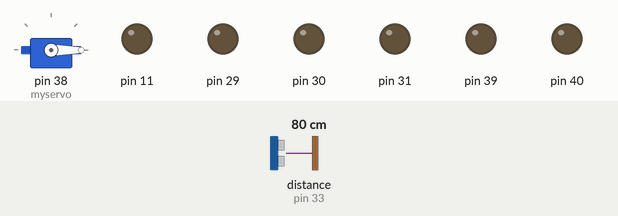
The sketch below on a simulated Arduino Mega 2560, built with avr-gcc and run on an emulated ATmega2560. Shown: servo, output pins drawn as LEDs (lit = HIGH). The inputs (shaded band) are chosen by the test bench; at power-on: distance to the obstacle (sensor on pin 33) 80 cm. The echo pulse lasts 58.3 µs per cm; pins used as bus, display or sensor lines are not drawn.

Above: at 0.1 s.
At 63.8 s:
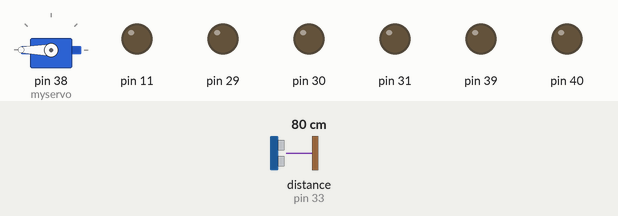
Timing chart, 0 to 65.8 s (numbered marks = the images above):
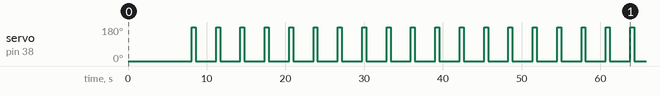

The sketch:

ECGR_5196_Lab8_Part2New.ino
```cpp
//*******************************************************************
// This program will allow the robot to find the closest object to  *
// the robot. The robot will then drive towards the object once     *
// detected. It will then stop as close as possible to the object   *
// without coming in contact with the object.                       *
//                                                                  *
//                                                                  *
//                                                                  *
// Kendall Britton, 2022-04-04                                      *
//*******************************************************************

#include <Servo.h>
#include "SimpleRSLK.h"

Servo myservo;  // create servo object to control a servo
                // a maximum of eight servo objects can be created

#define LEFT_MOTOR_SPEED   31 //20 //31   //15           // Inital left motor speed for traveling striaght
#define RIGHT_MOTOR_SPEED  35 //24 //35   //17          // Inital right motor speed for traveling striaght

#define LEFT_MOTOR_SPEED_ROTATE 10    // Inital left motor speed for rotating
#define RIGHT_MOTOR_SPEED_ROTATE 10   // Inital right motor speed for rotating

#define ERROR_OVERSHOOT_STRAIGHT 16   // Error overshoot that makes encoder more accurate for traveling straight
#define ERROR_OVERSHOOT_ROTATE 18     // Error overshoot that makes encoder more accurate for rotating

#define ARRAY_SIZE  24                  // Allows for max range of 120 degree sweep
#define DISTANCE_FROM_WALL  0          // Distance to drive to from the wall
#define SENSOR_PLACEMENT_CORRECTION 4   // Distance from ultrasonic to front of robot

float wheel_diam = 6.99999;       // Wheel diameter of the TI RSLK
uint16_t gear_ratio = 120;        // Gear ratio of the TI RSLK
uint8_t pulses_per_motor = 3;     // Encoder pulse to motor turn ration for TI RSLK
float wheel_base = 13.99999;      // Wheel base distance of the TI RSLK

const int trigPin = 32;    // This is Port Pin 3.5 on the MSP432 Launchpad
const int echoPin = 33;    // This is Port Pin 5.1 on the MSP432 Launchpad

int iter = 0;                       // This variable keeps tracks of how many iterations the servo has moved
float readingsPerRotate[9] = {};    // Array to filter the various sensor measurements
float distanceToObject[30] = {};    // Array to hold the filtered sensor measurements
int iterList[30] = {};              // This array holds the mapped servo iterations according to each ultrasonic reading
int count = 0;
int encoderValues[15];
int startIter = 29;
int endIter = 0;
int set1 = 0;
int set2 = -1;

void setRawMotorSpeed(uint8_t motorNum, uint8_t speed);

void setup() {    // put your setup code here, to run once:
   // initialize two digital pins as outputs.
   setupRSLK();
   pinMode(trigPin, OUTPUT);
   pinMode(echoPin, INPUT);
   pinMode(76, OUTPUT);  //RGB LED - P2.1 GREEN_LED
   pinMode(77, OUTPUT);  //RGB LED - P2.2 BLUE_LED
   myservo.attach(38);  // attaches the servo on Port 2.4 to the servo object
   myservo.write(0);    // Send it to the default position
}

void loop() {
  delay(5000);

  int pos = 0;
  myservo.write(0);
  delay(500);

  for (int i = 0; i < 15; i){

    myservo.write(0);
    delay(500);
    pulseUltrasonicSensor();
    delay(500);
    sortAndFindMedian();
    delay(500);

    pulseUltrasonicSensor();
    delay(500);
    sortAndFindMedian();
    delay(500);
    myservo.write(180);
    delay(500);


  }

 // for(pos = 0; pos < 180;

}


//============================================================================
// The sortAndFindMedian() function sorts the distance recordings at a current
// iteration of sweep.
//============================================================================
void sortAndFindMedian(){
  int temp;

  for(int i = 0; i < 9; i++){                         // Sorts the ultrasonic values in ascending order
      for(int j = i + 1; j < 9; j++){
        if(readingsPerRotate[i] > readingsPerRotate[j]){
          temp = readingsPerRotate[i];
          readingsPerRotate[i] = readingsPerRotate[j];
          readingsPerRotate[j] = temp;
        }
      }
  }

  distanceToObject[iter] = readingsPerRotate[4];    // Takes median and adds it to list
  iterList[iter] = iter;                            // Assigns current iteration to list
  iter++;
}


//============================================================================
// The pulseUltrasonicSensor() function calculates/pulses the distance recording
// of the closest object.
//============================================================================
void pulseUltrasonicSensor(){
  float pulseLength, centimeters;


    for(int i = 0; i < 9; i++){

      digitalWrite(trigPin, LOW);                   // send low to get a clean pulse
      delayMicroseconds(10);                        // let it settle
      digitalWrite(trigPin, HIGH);                  // send high to trigger device
      delayMicroseconds(10);                        // let it settle
      digitalWrite(trigPin, LOW);                   // send low to get a clean pulse
      delayMicroseconds(10);                        // let it settle

      pulseLength = pulseIn(echoPin, HIGH);         // measure pulse coming back
      centimeters = pulseLength / 58;

      delayMicroseconds(10);

      readingsPerRotate[i] = centimeters;

  }
}


//============================================================================
// The pulseCountStraightCM() function calculates the total amount of
// encoder pulses that are needed to travel a specific distance in cm.
//============================================================================
int pulseCountStraightCM(int distanceCM){
  float temp = (distanceCM * (1 / (wheel_diam * PI)) * gear_ratio * pulses_per_motor) - ERROR_OVERSHOOT_STRAIGHT;
  return temp;
}


//============================================================================
// The pulseCountRotateCCW() function calculates the total amount of encoder
// pulses that are needed to rotate a specific amount of degrees.
//============================================================================
int pulseCountRotate(float degree){
  float temp = (((degree * PI* wheel_base)/ 360) * (1 / (wheel_diam * PI)) * gear_ratio * pulses_per_motor);
  return temp;
}


//============================================================================
// The rotateCCW() function allows the robot to rotate a specific amount of
// degrees.
//============================================================================
void rotateCCW(int degree){

  uint16_t l_totalCount = 0;                            // Initializes left encoder count
  uint16_t r_totalCount = 0;                            // Initializes right encoder count
  uint16_t l_motor_speed = LEFT_MOTOR_SPEED_ROTATE;     // Initializes left motor speed
  uint16_t r_motor_speed = RIGHT_MOTOR_SPEED_ROTATE;    // Initializes right motor speed

  int rotatePulse = pulseCountRotate(degree) - ERROR_OVERSHOOT_ROTATE;           // Calculates encoder pulses need to rotate degrees

  resetLeftEncoderCnt();      // Resets current encoder count
  resetRightEncoderCnt();     // Resets current encoder count

  setMotorDirection(LEFT_MOTOR,MOTOR_DIR_BACKWARD);     // Set motor direction
  setMotorDirection(RIGHT_MOTOR,MOTOR_DIR_FORWARD);     // Set motor direction
  enableMotor(BOTH_MOTORS);                             // Enable motors

  setMotorSpeed(RIGHT_MOTOR,RIGHT_MOTOR_SPEED_ROTATE);    // Set motor speed
  setMotorSpeed(LEFT_MOTOR,LEFT_MOTOR_SPEED_ROTATE);      // Set motor speed

  while( (l_totalCount < rotatePulse) || (r_totalCount < rotatePulse) ) {       // Stop motors if they reach desired encoder count
    l_totalCount = getEncoderLeftCnt(); r_totalCount = getEncoderRightCnt();

    if (r_totalCount >= rotatePulse){
      disableMotor(RIGHT_MOTOR);
    }

    if (l_totalCount >= rotatePulse){
      disableMotor(LEFT_MOTOR);
    }

  }
  delay(2000);    // Pauses before next action
}

//============================================================================
// The rotateCCW() function allows the robot to rotate a specific amount of
// degrees.
//============================================================================
void rotateCCWShort(float degree){

  uint16_t l_totalCount = 0;                            // Initializes left encoder count
  uint16_t r_totalCount = 0;                            // Initializes right encoder count
  uint16_t l_motor_speed = LEFT_MOTOR_SPEED_ROTATE;     // Initializes left motor speed
  uint16_t r_motor_speed = RIGHT_MOTOR_SPEED_ROTATE;    // Initializes right motor speed

  int rotatePulse = pulseCountRotate(degree);           // Calculates encoder pulses need to rotate degrees

  resetLeftEncoderCnt();      // Resets current encoder count
  resetRightEncoderCnt();     // Resets current encoder count

  setMotorDirection(LEFT_MOTOR,MOTOR_DIR_BACKWARD);     // Set motor direction
  setMotorDirection(RIGHT_MOTOR,MOTOR_DIR_FORWARD);     // Set motor direction
  enableMotor(BOTH_MOTORS);                             // Enable motors

  setMotorSpeed(RIGHT_MOTOR,RIGHT_MOTOR_SPEED_ROTATE);    // Set motor speed
  setMotorSpeed(LEFT_MOTOR,LEFT_MOTOR_SPEED_ROTATE);      // Set motor speed

  while( (l_totalCount < rotatePulse) || (r_totalCount < rotatePulse) ) {       // Stop motors if they reach desired encoder count
    l_totalCount = getEncoderLeftCnt(); r_totalCount = getEncoderRightCnt();

    if (r_totalCount >= rotatePulse){
      disableMotor(RIGHT_MOTOR);
    }

    if (l_totalCount >= rotatePulse){
      disableMotor(LEFT_MOTOR);
    }

  }
  //delay(500);    // Pauses before next action
}


//============================================================================
// The driveStraightCM() allows the robot to drive straight for a specificed
// distance in cm.
//============================================================================
void driveStraightCM(int distanceCM){
  uint16_t l_totalCount = 0;                                // Initializes left encoder count
  uint16_t r_totalCount = 0;                                // Initializes right encoder count
  uint16_t l_motor_speed = LEFT_MOTOR_SPEED;                // Initializes left motor speed
  uint16_t r_motor_speed = RIGHT_MOTOR_SPEED;               // Initializes right motor speed

  int straightPulse = pulseCountStraightCM(distanceCM);     // Calculates encoder pulses need to drive distance

  resetLeftEncoderCnt();        // Resets current encoder count
  resetRightEncoderCnt();       // Resets current encoder count

  setMotorDirection(BOTH_MOTORS,MOTOR_DIR_FORWARD);   // Cause the robot to drive forward
  enableMotor(BOTH_MOTORS);                           // Enable motors

  setRawMotorSpeed(RIGHT_MOTOR,RIGHT_MOTOR_SPEED);     // Set motor speed
  setRawMotorSpeed(LEFT_MOTOR,LEFT_MOTOR_SPEED);       // Set motor speed


  while( (l_totalCount < straightPulse) || (r_totalCount < straightPulse) ) {         // Stop motors if they reach desired encoder count
    l_totalCount = getEncoderLeftCnt(); r_totalCount = getEncoderRightCnt();


    if (r_totalCount >= straightPulse){
      disableMotor(RIGHT_MOTOR);
    }

    if (l_totalCount >= straightPulse){
      disableMotor(LEFT_MOTOR);
    }

   if (((l_totalCount + 1) < r_totalCount) && (l_motor_speed <= LEFT_MOTOR_SPEED + 2)){             // Adjusts speed if one motor is faster than the other
     setRawMotorSpeed(LEFT_MOTOR, l_motor_speed + 1);
    }

    if(((r_totalCount + 1) < l_totalCount)  && (l_motor_speed >= LEFT_MOTOR_SPEED - 2)){            // Adjusts speed if one motor is faster than the other
      setRawMotorSpeed(LEFT_MOTOR, l_motor_speed - 1);
   }

  }
  delay(500);      // Pauses before next action
}

//============================================================================
// The driveStraightCM() allows the robot to drive straight for a specificed
// distance in cm.
//============================================================================
//void driveStraightPulsesCM(int pulses){
  //uint16_t l_totalCount = 0;                                // Initializes left encoder count
  //uint16_t r_totalCount = 0;                                // Initializes right encoder count
  //uint16_t l_motor_speed = LEFT_MOTOR_SPEED;                // Initializes left motor speed
  //uint16_t r_motor_speed = RIGHT_MOTOR_SPEED;               // Initializes right motor speed

  //int straightPulse = pulses;     // Calculates encoder pulses need to drive distance

  //resetLeftEncoderCnt();        // Resets current encoder count
  //resetRightEncoderCnt();       // Resets current encoder count

  //setMotorDirection(BOTH_MOTORS,MOTOR_DIR_FORWARD);   // Cause the robot to drive forward
  //enableMotor(BOTH_MOTORS);                           // Enable motors

  //setRawMotorSpeed(RIGHT_MOTOR,RIGHT_MOTOR_SPEED);     // Set motor speed
  //setRawMotorSpeed(LEFT_MOTOR,LEFT_MOTOR_SPEED);       // Set motor speed


  //while( (l_totalCount < straightPulse) || (r_totalCount < straightPulse) ) {         // Stop motors if they reach desired encoder count
    //l_totalCount = getEncoderLeftCnt(); r_totalCount = getEncoderRightCnt();


    //if (r_totalCount >= straightPulse){
      //disableMotor(RIGHT_MOTOR);
    //}

    //if (l_totalCount >= straightPulse){
      //disableMotor(LEFT_MOTOR);
    //}

   //if (((l_totalCount + 1) < r_totalCount) && (l_motor_speed <= LEFT_MOTOR_SPEED + 2)){             // Adjusts speed if one motor is faster than the other
     //setRawMotorSpeed(LEFT_MOTOR, l_motor_speed + 1);
    //}

    //if(((r_totalCount + 1) < l_totalCount)  && (l_motor_speed >= LEFT_MOTOR_SPEED - 2)){            // Adjusts speed if one motor is faster than the other
     // setRawMotorSpeed(LEFT_MOTOR, l_motor_speed - 1);
   //}

  //}
  //delay(500);      // Pauses before next action
//}


void mapIterations(void){

      if ((startIter == 0) || (startIter == 1)){    // Start mapping
      set1 = 0;
    }

    else if ((startIter == 2) || (startIter == 3)){
      set1 = 1;
    }

    else if ((startIter == 4) || (startIter == 5)){
      set1 = 2;
    }

    else if ((startIter == 6) || (startIter == 7)){
      set1 = 3;
    }

    else if ((startIter == 8) || (startIter == 9)){
      set1 = 4;
    }

   else if ((startIter == 10) || (startIter == 11)){
      set1 = 5;
    }

   else if ((startIter == 12) || (startIter == 13)){
      set1 = 6;
    }

   else if ((startIter == 14) || (startIter == 15)){
      set1 = 7;
    }

   else if ((startIter == 16) || (startIter == 17)){
      set1 = 8;
    }

   else if ((startIter == 18) || (startIter == 19)){
      set1 = 9;
    }

   else if ((startIter == 20) || (startIter == 21)){
      set1 = 10;
    }

   else if ((startIter == 22) || (startIter == 23)){
      set1 = 11;
    }

   else if ((startIter == 24) || (startIter == 25)){
      set1 = 12;
    }

   else if ((startIter == 26) || (startIter == 27)){
      set1 = 13;
    }

   else if ((startIter == 28) || (startIter == 29)){
      set1 = 14;
    }


    if ((endIter == 0) || (endIter == 1)){      // End mapping
      set2 = 0;
    }

   else if ((endIter == 2) || (endIter == 3)){
      set2 = 1;
    }

   else if ((endIter == 4) || (endIter == 5)){
      set2 = 2;
    }

   else if ((endIter == 6) || (endIter == 7)){
      set2 = 3;
    }

   else if ((endIter == 8) || (endIter == 9)){
      set2 = 4;
    }

  else  if ((endIter == 10) || (endIter == 11)){
      set2 = 5;
    }

   else if ((endIter == 12) || (endIter == 13)){
      set2 = 6;
    }

   else if ((endIter == 14) || (endIter == 15)){
      set2 = 7;
    }

   else if ((endIter == 16) || (endIter == 17)){
      set2 = 8;
    }

   else if ((endIter == 18) || (endIter == 19)){
      set2 = 9;
    }

   else if ((endIter == 20) || (endIter == 21)){
      set2 = 10;
    }

   else if ((endIter == 22) || (endIter == 23)){
      set2 = 11;
    }

   else if ((endIter == 24) || (endIter == 25)){
      set2 = 12;
    }

   else if ((endIter == 26) || (endIter == 27)){
      set2 = 13;
    }

   else if ((endIter == 28) || (endIter == 29)){
      set2 = 14;
    }
}

void driveToBox(void){

  do{

    for (int i = startIter; i >= 0; i--){
      if( (distanceToObject[i - 2] < distanceToObject[i]) && (abs(distanceToObject[i - 2] - distanceToObject[i]) >= 10)){
            endIter = i - 2;
            break;
      }
    }

   mapIterations();

    startIter = endIter;

    //driveStraightPulsesCM(encoderValues[set1] - encoderValues[set2]);

    delay(2500);
  }
 while((set1 - set2) != 0);
}
```
